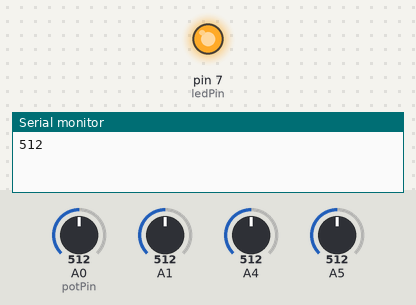
Bench run of a sketch on a simulated Arduino Uno, built with avr-gcc and run on an emulated ATmega328P. Parts: output pins drawn as LEDs (lit = HIGH), the last lines printed to the serial monitor. Dashed ring = blinking. Inputs (shaded band) come from the test bench; at power-on: A0 (potPin) = 512, A4 = 512, A1 = 512, A5 = 512.

Above: at 1.2 s.
1.3 s: A0 (potPin) set to 419
2.8 s: A0 (potPin) set to 392
At 4.1 s:
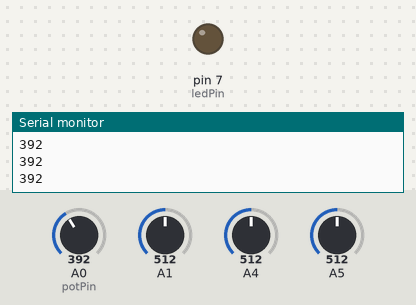
4.5 s: A0 (potPin) set to 410
At 5.5 s:
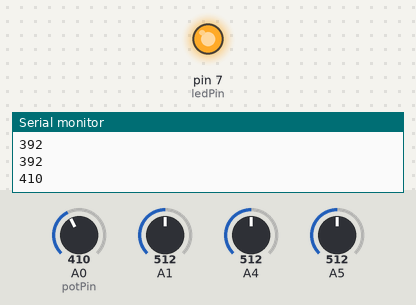
6.1 s: A4 set to 415
7.6 s: A4 set to 385
At 7.96 s:
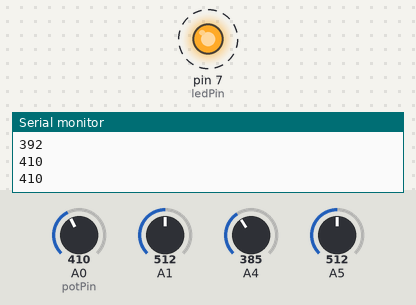
10.6 s: A4 set to 410
At 11.8 s:
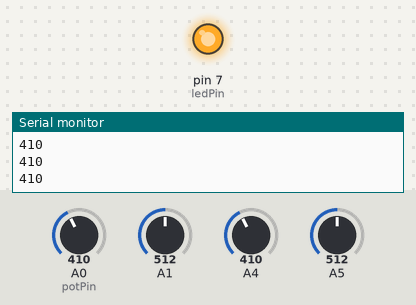
Timing chart, 0 to 13.1 s (numbered marks = the images above; inputs shaded):
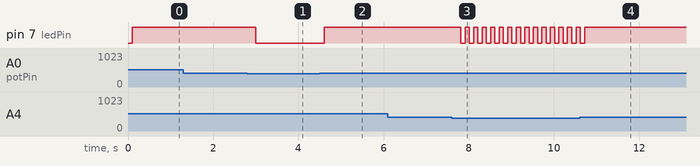

Measured:
- the behaviour switches between 401 and 400 on A0 (potPin) (found by bisection; images 0 and 1)
- the behaviour switches between 401 and 400 on A4 (found by bisection; images 2 and 3)
- after the input at 1.3 s, every drawn part: stays the same
- after the input at 2.8 s, pin 7 (ledPin): HIGH → LOW after 0.20 s
- after the input at 4.5 s, pin 7 (ledPin): LOW → HIGH after 0.11 s
- after the input at 6.1 s, every drawn part: stays the same
- after the input at 7.6 s, pin 7 (ledPin): alternates HIGH for 0.10 s and LOW for 0.10 s, starting after 0.21 s
- after the input at 10.6 s, pin 7 (ledPin): goes on until 10.7 s, then stays HIGH

The sketch:

while_loop.ino
```cpp
int potPin = A0;
int ledPin = 7;
int potVal;
int delayTime = 100;
void setup() {
  // put your setup code here, to run once:
  pinMode (potPin, INPUT);
  pinMode(ledPin, OUTPUT);
  Serial.begin(9600);

}

void loop() {
  // put your main code here, to run repeatedly:
  potVal = analogRead(potPin);
  Serial.println(potVal);
  delay(delayTime);
  while (potVal>400){
    digitalWrite(ledPin, HIGH);
    potVal = analogRead(potVal);
    delay(delayTime);
    }
    digitalWrite(ledPin, LOW);

}
```
